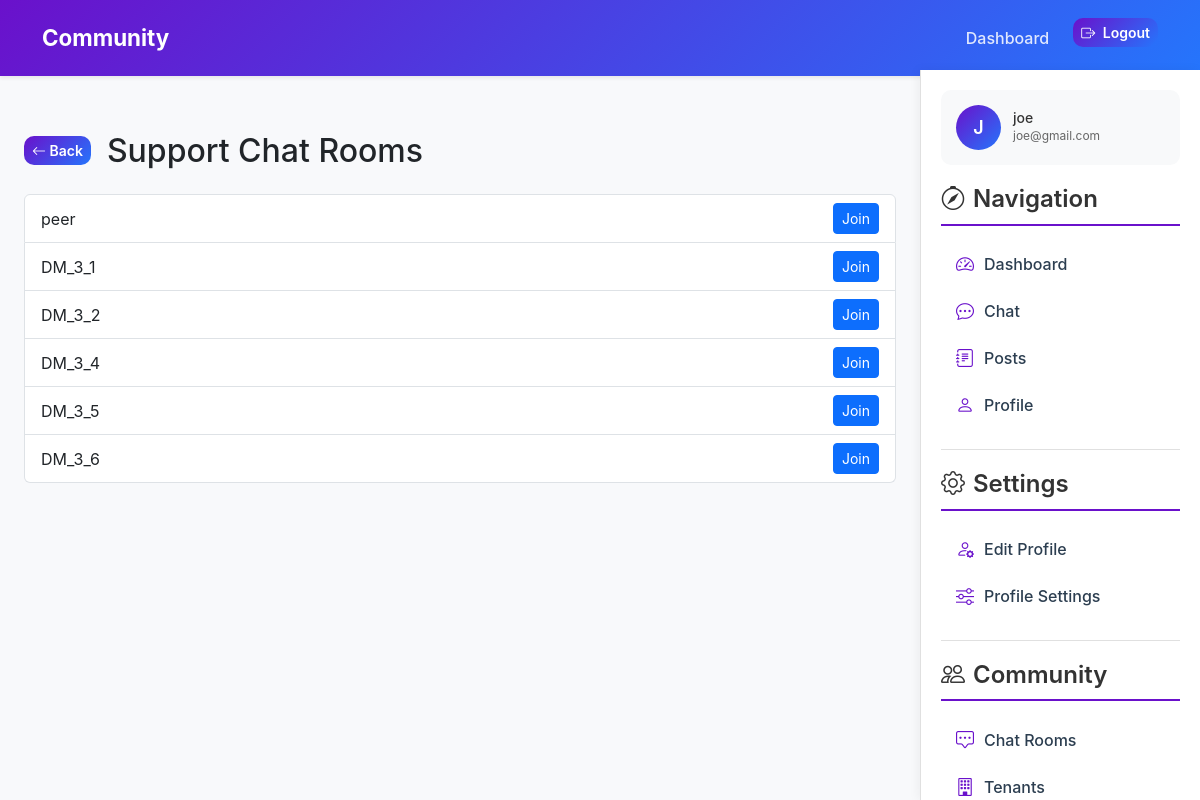
The page /chat/room_list/ (signed in) on the database its author committed.
### chat/models.py (models this page shows, shortened)
class ChatRoom(models.Model):
    name = models.CharField(max_length=100, unique=True)
    user = models.ForeignKey(User, on_delete=models.CASCADE, null=True, blank=True, related_name='created_rooms')
    is_group = models.BooleanField(default=False)
    created_at = models.DateTimeField(auto_now_add=True)

### chat/views.py (the view)
# urls.py: path('room_list/', views.room_list, name='room_list'),
@login_required
def room_list(request):
    rooms = [room for room in ChatRoom.objects.all() if has_room_access(request.user, room)]
    return render(request, 'chat/room_list.html', {'rooms': rooms})

### chat/views.py (called while the page is built, shortened)
def has_room_access(user, room):
    if room.user == user:
        return True

### chat/templates/chat/room_list.html (shortened to what this page needs)
{% extends "base.html" %}
{% block content %}
<div class="container py-4">
  <div class="d-flex align-items-center gap-3 mb-4">
    <a href="{% url 'dashboards:user_dashboard' %}" class="btn btn-gradient btn-sm">
      <i class="bi bi-arrow-left"></i> Back
    </a>
    <h2 class="mb-0">Support Chat Rooms</h2>
  </div>
<ul class="list-group">
  {% for room in rooms %}
    <li class="list-group-item d-flex justify-content-between align-items-center">
      <span>{{ room.name }}</span>
      <a class="btn btn-sm btn-primary" href="{% url 'chat:room' room.name %}">Join</a>
    </li>
  {% endfor %}
</ul>
{% endblock %}

### templates/base.html (shortened to what this page needs)
{% load static %}
<!DOCTYPE html>
<html lang="en">
<head>
  <link href="https://cdn.jsdelivr.net/npm/bootstrap@5.3.3/dist/css/bootstrap.min.css" rel="stylesheet">
  <link href="https://cdn.jsdelivr.net/npm/bootstrap-icons@1.11.1/font/bootstrap-icons.css" rel="stylesheet">
</head>
<body>
 <nav class="navbar navbar-expand-lg navbar-light bg-white shadow-sm py-3">
  <div class="container">
    <a class="navbar-brand fw-bold text-primary" href="/">Community</a>
    <div class="collapse navbar-collapse" id="navbarNav">
      <ul class="navbar-nav ms-auto">
        {% if user.is_authenticated %}
          <li class="nav-item me-3">
            <a class="nav-link text-dark" href="{% if user.is_staff or user.is_superuser %}{% url 'dashboards:admin_dashboard' %}{% else %}{% url 'dashboards:user_dashboard' %}{% endif %}">
              Dashboard
            </a>
          </li>
          <li class="nav-item">
            <a class="btn btn-gradient btn-sm" href="{% url 'users:logout' %}">
              <i class="bi bi-box-arrow-right me-1"></i> Logout
            </a>
          </li>
        {% endif %}
      </ul>
    </div>
  </div>
</nav>
  <div class="content-wrapper">
    <main class="container">
      {% block content %}{% endblock %}
    </main>
    <aside class="right-sidebar">
      {% if user.is_authenticated %}
        <div class="user-info">
          <div class="user-avatar">
            {{ user.username|first|upper }}
          </div>
          <div class="user-details">
            <h5>{{ user.username }}</h5>
            <p>{{ user.email|truncatechars:20 }}</p>
          </div>
        </div>
      {% endif %}
      <h4><i class="bi bi-compass me-2"></i>Navigation</h4>
      <nav class="nav flex-column">
        <a class="nav-link" href="{% if user.is_authenticated %}{% if user.is_staff or user.is_superuser %}{% url 'dashboards:admin_dashboard' %}{% else %}{% url 'dashboards:user_dashboard' %}{% endif %}{% else %}{% url 'users:auth' %}{% endif %}">
          <i class="bi bi-speedometer2"></i> Dashboard
        </a>
        <a class="nav-link" href="{% url 'chat:dashboard' %}">
          <i class="bi bi-chat-dots"></i> Chat
        </a>
        <a class="nav-link" href="{% url 'posts:post_list' %}">
          <i class="bi bi-journal-text"></i> Posts
        </a>
        <a class="nav-link" href="{% url 'users:profile' %}">
          <i class="bi bi-person"></i> Profile
        </a>
      </nav>
      <div class="section-divider"></div>
      <h4><i class="bi bi-gear me-2"></i>Settings</h4>
      <nav class="nav flex-column">
        <a class="nav-link" href="{% url 'users:edit_profile' %}">
          <i class="bi bi-person-gear"></i> Edit Profile
        </a>
        <a class="nav-link" href="{% url 'users:profile_settings' %}">
          <i class="bi bi-sliders"></i> Profile Settings
        </a>
      </nav>
      <div class="section-divider"></div>
      <h4><i class="bi bi-people me-2"></i>Community</h4>
      <nav class="nav flex-column">
        <a class="nav-link" href="{% url 'chat:room_list' %}">
          <i class="bi bi-chat-square-dots"></i> Chat Rooms
        </a>
        <a class="nav-link" href="{% url 'tenants:tenant_list' %}">
          <i class="bi bi-building"></i> Tenants
        </a>
      </nav>
    </aside>
  </div>
</body>
</html>

### templates/base.html (style rules this page uses)
body { background: #f8f9fb; font-family: 'Inter', sans-serif; min-height: 100vh; display: flex; flex-direction: column; }
.navbar { background: linear-gradient(135deg, #6a11cb 0%, #2575fc 100%); box-shadow: 0 2px 10px rgba(0, 0, 0, 0.1); }
.navbar-brand { font-weight: 700; color: white !important; font-size: 1.4rem; }
.nav-link { color: rgba(255, 255, 255, 0.85) !important; font-weight: 500; transition: all 0.2s ease-in-out; }
.btn-gradient { background: linear-gradient(135deg, #6a11cb 0%, #2575fc 100%); border: none; border-radius: 10px; color: white; font-weight: 600; transition: all 0.3s ease; }
main { flex: 1; padding: 2rem; }
.right-sidebar { width: 280px; background: white; border-left: 1px solid #e0e0e0; padding: 20px; position: fixed; right: 0; top: 70px; height: calc(100vh - 70px); overflow-y: auto; box-shadow: -2px 0 10px rgba(0, 0, 0, 0.05); }
.right-sidebar h4 { color: #333; font-weight: 600; margin-bottom: 15px; padding-bottom: 10px; border-bottom: 2px solid #6a11cb; }
.right-sidebar .nav-link { color: #2c3e50 !important; padding: 10px 15px; border-radius: 8px; transition: all 0.2s ease; display: flex; align-items: center; gap: 10px; text-decoration: none; }
.right-sidebar .nav-link i { font-size: 18px; color: #6a11cb !important; }
.right-sidebar .section-divider { height: 1px; background: #e0e0e0; margin: 20px 0; }
.right-sidebar .user-info { display: flex; align-items: center; gap: 12px; padding: 15px; background: #f8f9fa; border-radius: 10px; margin-bottom: 20px; }
.right-sidebar .user-avatar { width: 45px; height: 45px; border-radius: 50%; background: linear-gradient(135deg, #6a11cb 0%, #2575fc 100%); color: white; display: flex; align-items: center; justify-content: center; font-weight: 600; font-size: 18px; }
.right-sidebar .user-details h5 { margin: 0; font-size: 14px; color: #333; }
.right-sidebar .user-details p { margin: 0; font-size: 12px; color: #666; }
.content-wrapper { display: flex; margin-right: 280px; }

### rows shown on the page
ChatRoom: name "peer"
ChatRoom: name "DM_3_1"
ChatRoom: name "DM_3_2"
ChatRoom: name "DM_3_4"
ChatRoom: name "DM_3_5"
ChatRoom: name "DM_3_6"

### other values the page prints
{{ user.username|first|upper }} "J"
{{ user.username }} "joe"
{{ user.email|truncatechars:20 }} "joe@gmail.com"
